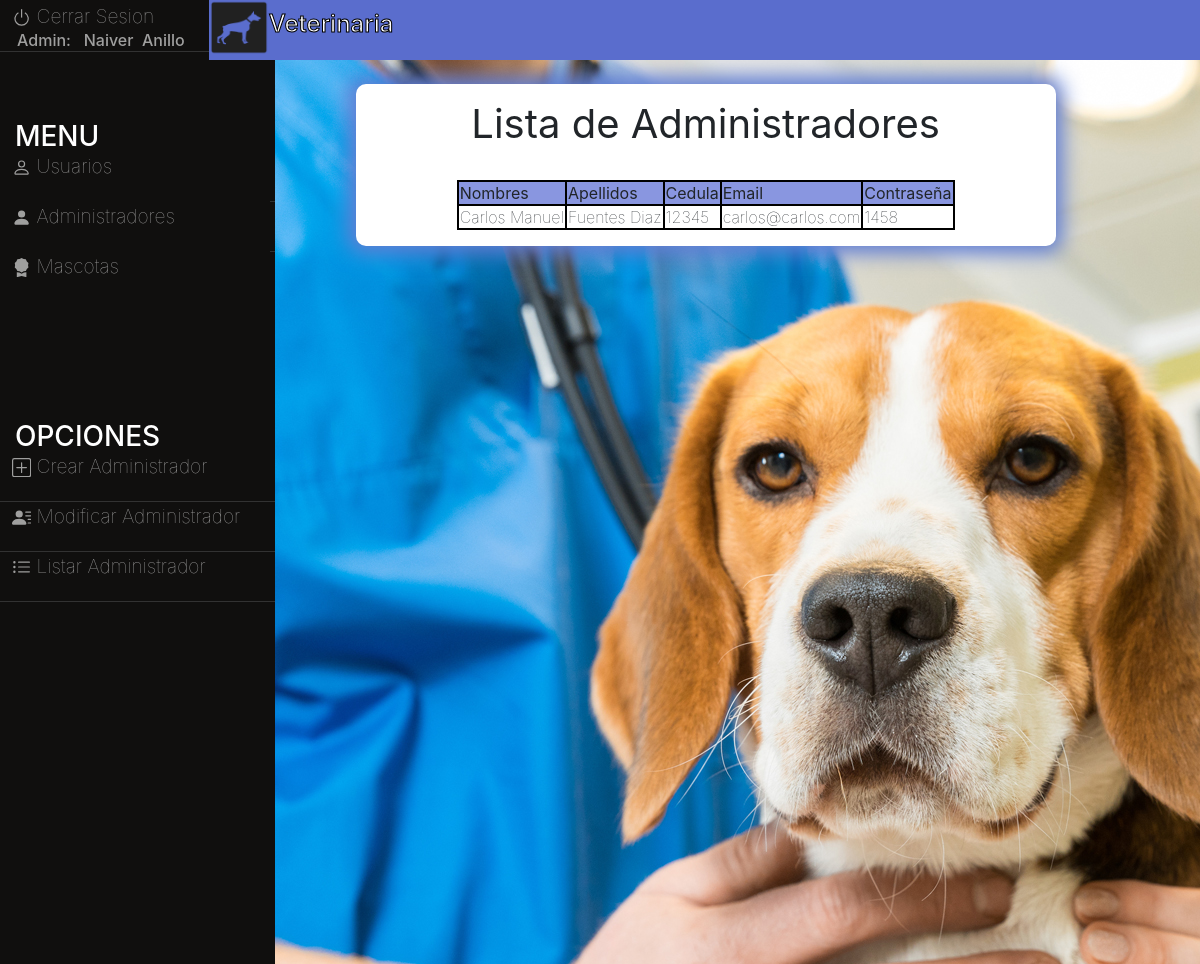
The page /Veterinaria/menuprinc.php?a2=list (signed in) on the database its author committed.
### tables this page shows
CREATE TABLE `administrador` (
  `p_nombre` varchar(100) NOT NULL,
  `s_nombre` varchar(100) NOT NULL,
  `p_apellido` varchar(100) NOT NULL,
  `s_apellido` varchar(100) NOT NULL,
  `cedula` varchar(30) NOT NULL,
  `mail` varchar(100) NOT NULL,
  `password` varchar(30) NOT NULL,
  `creador` varchar(100) NOT NULL,
  `idcreador` varchar(30) NOT NULL
);

### Veterinaria/conexion.php (called while the page is built, shortened)
<?php
class conexion{
	public function conectar(){
		$this->lin = mysqli_connect("localhost", "anillonaiver", "naiver3753313", "veterinaria");
		return $this->lin;
	}
}
?>

### Veterinaria/admin.php (called while the page is built, shortened)
<?php
class admin{
	public function lista($creador,$cedcreador,$lin){
		$sql = "SELECT * FROM administrador WHERE idcreador = '$cedcreador' AND creador = '$creador'";
		$result = $lin->query($sql);
		$arr=array();
		while ($fila = $result->fetch_assoc()){
			$arr[]=$fila;
		}
		return($arr);
	}
}
?>

### Veterinaria/crudAdm.php (the view, shortened to what this page needs)
<!DOCTYPE html>
<html>
<head>
</head>
<body>
	<div class="contenedor">
		<div class="contenido"><br>
			<div class="box box-shadow">
<?php
	require_once("conexion.php");
	require_once("admin.php");
	$con = new conexion();
	$admin = new admin();
			?>
		<?php
	if (isset($_SESSION['listadmin'])) {
		if ($_SESSION['listadmin'] == "True") {
			$arr=$admin->lista($_SESSION['nomlogin'],$_SESSION['cedlogin'],$con->conectar());
			if (empty($arr)) {
				?>
					<h1><center><b>Lista de Administradores</center></h1></b><br>
					<br>
					<div class="alert alert-warning" style="color: #ADA226; border: 2px solid #ADA226; border-radius: 10px; padding: 12px" role="alert">
			  				<b>No hay Registros.
					</div>
				<?php
			}else{
				?>
				<link rel="stylesheet" type="text/css" href="style.css">
				<h1><center><b>Lista de Administradores</center></h1></b><br>
					<center><table>
						<tr style="background: #8996E0;">
								<th><b>Nombres</th><th><b>Apellidos</th><th><b>Cedula</th><th><b>Email</th><th><b>Contraseña</th>
						</tr>
						<?php
						for ($i=0; $i <count($arr) ; $i++) {
						?>
						<tr>
							<td>
								<?php echo $arr[$i]['p_nombre']."  ".$arr[$i]['s_nombre']?>
							</td>
							<td>
								<?php echo $arr[$i]['p_apellido']."  ".$arr[$i]['s_apellido']?>
							</td>
							<td>
								<?php echo $arr[$i]['cedula']?>
							</td>
							<td>
								<?php echo $arr[$i]['mail']?>
							</td>
							<td>
								<?php echo $arr[$i]['password']?>
							</td>
						</tr>
				<?php
				}
			?></table></center><?php
			}
		}
	}
			?>
			</div>
		</div>
	</div>
</body>
</html>

### Veterinaria/style.css (style rules this page uses)
table, th, td { border: 2px solid black; border-collapse: collapse; }
th, td { padding: 1px; }
* { margin: 0px; padding:0px; font-weight: lighter; }
.box { padding: 1em; width: 700px; margin: 0 auto; background-size: cover; background: white; border-radius: 10px; }
.box-shadow { -webkit-box-shadow: -1px 0px 20px 8px rgba(97,126,212,1); -moz-box-shadow: -1px 0px 20px 8px rgba(97,126,212,1); box-shadow: -1px 0px 20px 8px rgba(97,126,212,1); }
div.contenido { position: relative; left: 17.4%; width: 82.8%; height: 113%; }
.contenedor { width: 100%; margin:0 auto; overflow: hidden; }

### rows shown on the page
administrador: p_nombre "Carlos", s_nombre "Manuel", p_apellido "Fuentes", s_apellido "Diaz", cedula "12345", mail "carlos@carlos.com", password "1458"

### other values the page prints
$_SESSION['nomlogin'] "Naiver"
$_SESSION['apelogin'] "Anillo"
